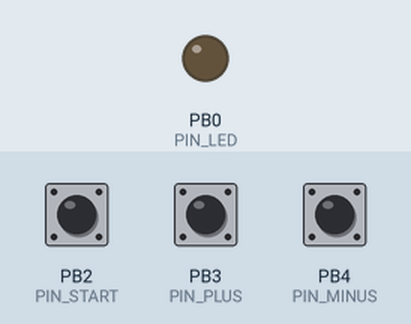
This sketch was run on a simulated ATtiny85, built with avr-gcc and run on an emulated ATtiny85. On the bench: output pins drawn as LEDs (lit = HIGH). Inputs (shaded band) come from the test bench; at power-on: PB2 (PIN_START) HIGH, PB4 (PIN_MINUS) HIGH, PB3 (PIN_PLUS) HIGH.

Above: at 1.2 s.
1.3 s: PB2 (PIN_START) pulled LOW for 0.15 s
At 2.4 s:
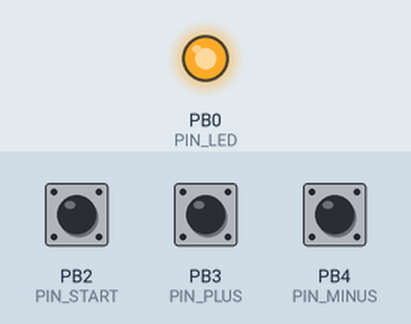
2.9 s: PB4 (PIN_MINUS) pulled LOW for 0.15 s
At 3.7 s:
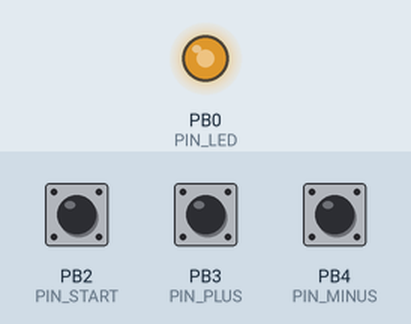
4.5 s: PB3 (PIN_PLUS) pulled LOW for 0.15 s
At 4.9 s:
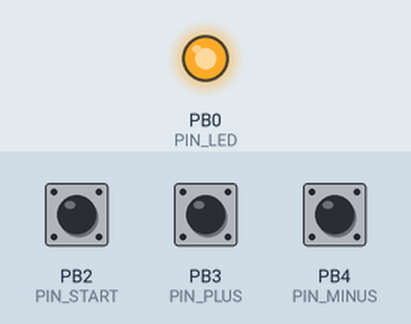
6.1 s: PB2 (PIN_START) pulled LOW for 1 s
At 7.3 s:
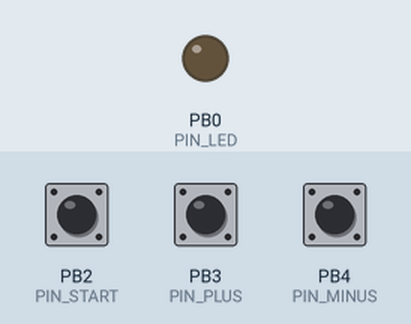
8.6 s: PB2 (PIN_START) pulled LOW for 3.2 s
At 9.2 s:
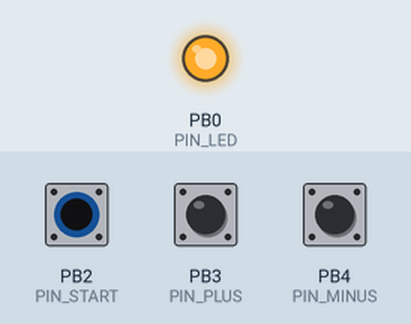
13.3 s: PB4 (PIN_MINUS) pulled LOW for 1 s
At 14.0 s:
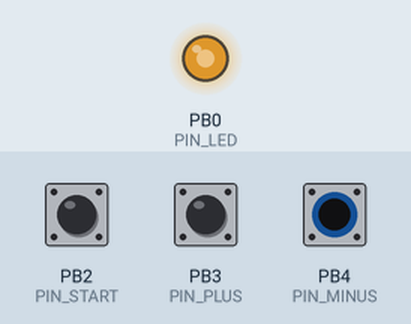
Timing chart, 0 to 16.3 s (numbered marks = the images above; inputs shaded):
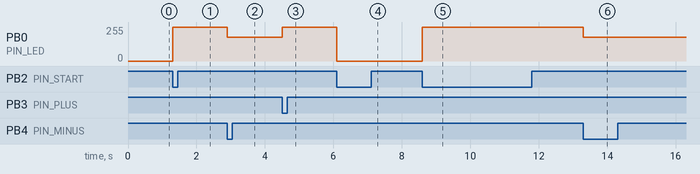

The sketch:

NightLight.ino
```cpp
#include <avr/io.h>
#include <avr/interrupt.h>
#include "SimpleTimer.h"
#include <avr/sleep.h>

#define PIN_PLUS PB3
#define PIN_MINUS PB4
#define PIN_START PB2
#define PIN_LED PB0

#define TEIMER_SEC 600

SimpleTimer timer;
int timerId = 0;
volatile int seconds = 0;
volatile bool isRunning = false;

#define MAX_BRIGHTNESS 6
const int BRIGHTNESS[7] = {5, 15, 50, 80, 110, 180, 255};
volatile int brightnessIdx = MAX_BRIGHTNESS;


void setup() {
  pinMode(PIN_LED, OUTPUT);
  pinMode(PIN_PLUS, INPUT_PULLUP);
  pinMode(PIN_MINUS, INPUT_PULLUP);
  pinMode(PIN_START, INPUT_PULLUP);

  cli();
  GIMSK = 0b00100000;
  PCMSK = 0b00011100;
  sei();

  analogWrite(PIN_LED, 0);
  timer.disable(timerId);
  timerId = timer.setInterval(1000, tick);
  isRunning = false;
}


void loop() {
  if(isRunning) {
    timer.run();
  }
}


void tick() {
  if(isRunning) {
    seconds++;

    if(seconds >= TEIMER_SEC) {
      sleepMode();
    } else {
      //analogWrite(PIN_LED, calcBrightness());
    }
  }
}


//=========================================================
// Setting Functions
//=========================================================
void ledPlus() {
  if(isRunning) {
    brightnessIdx = min(brightnessIdx+1, MAX_BRIGHTNESS);
    analogWrite(PIN_LED, calcBrightness());
  }
}


void ledMinus() {
  if(isRunning) {
    brightnessIdx = max(brightnessIdx - 1, 0);
    analogWrite(PIN_LED, calcBrightness());
  }
}


int calcBrightness() {
  int brightness = BRIGHTNESS[brightnessIdx];
  return brightness;
  // brightness = int(brightness * (1.0f - (seconds / float(TEIMER_SEC)));-
  // return max(brightness, BRIGHTNESS[0]);
}


//=========================================================
// Power SAVE
//=========================================================
void sleepMode()
{
  isRunning = false;
  analogWrite(PIN_LED, 0);
  timer.disable(timerId);


  /*
  set_sleep_mode(SLEEP_MODE_PWR_DOWN);
  sleep_enable();
  cli();
  GIMSK = 0b00100000;
  PCMSK = 0b00000100;
  sei();
  sleep_mode();

  sleep_disable();
  cli();
  GIMSK = 0b00100000;
  PCMSK = 0b00011100;
  sei();
  */
}


void wakeUp() {
  seconds = 0;
  isRunning = true;
  timer.enable(timerId);
  analogWrite(PIN_LED, calcBrightness());
}


ISR(PCINT0_vect)
{
  static unsigned long last_interrupt_time = 0;
  unsigned long interrupt_time = millis();

  if (interrupt_time - last_interrupt_time > 350) {
    if(digitalRead(PIN_START) == LOW) {
      if(!isRunning) {
        wakeUp();
      } else {
        sleepMode();
      }
    } else if(digitalRead(PIN_PLUS) == LOW) {
      ledPlus();
    } else if(digitalRead(PIN_MINUS) == LOW) {
      ledMinus();
    }
    last_interrupt_time = interrupt_time;
  }
}
```

Measured:
- after the input at 1.3 s, PB0 (PIN_LED): 0/255 → 255/255 at once
- after the input at 2.9 s, PB0 (PIN_LED): 255/255 → 180/255 at once
- after the input at 4.5 s, PB0 (PIN_LED): 180/255 → 255/255 at once
- after the input at 6.1 s, PB0 (PIN_LED): 255/255 → 0/255 at once
- after the input at 8.6 s, PB0 (PIN_LED): 0/255 → 255/255 at once
- after the input at 13.3 s, PB0 (PIN_LED): 255/255 → 180/255 at once
